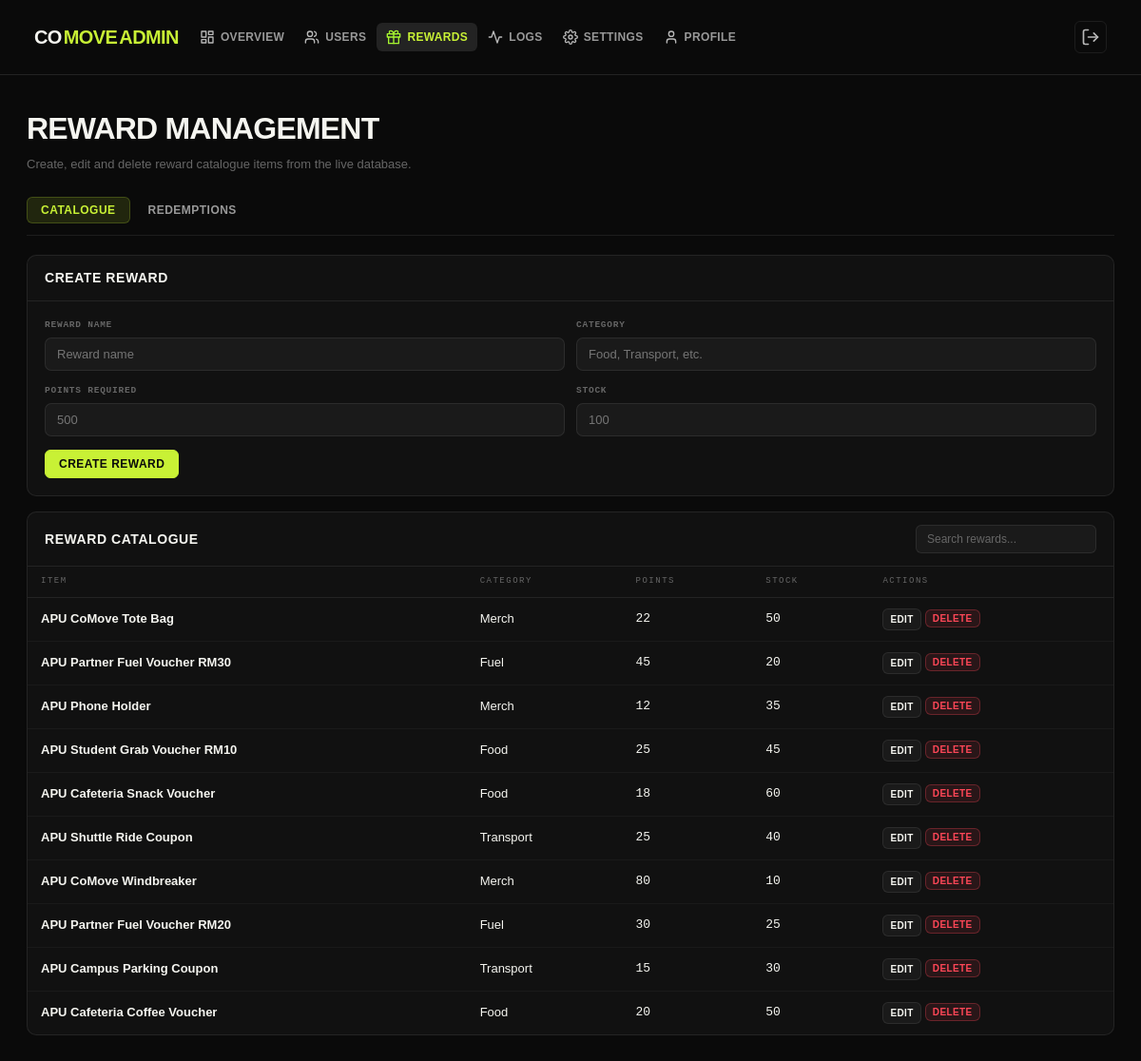
/src/roles/admin/rewards.php (signed in), run on the app's committed database.
### tables this page shows
CREATE TABLE `reward` (
  `reward_id` int(11) NOT NULL,
  `reward_pic` mediumblob DEFAULT NULL,
  `reward_name` varchar(50) NOT NULL,
  `points_required` int(11) NOT NULL,
  `category` varchar(50) NOT NULL,
  `stock` int(11) NOT NULL DEFAULT 0
);

### src/roles/admin/includes/bootstrap.php (called while the page is built, shortened)
<?php
function adminEscape($value): string
{
    return htmlspecialchars((string) $value, ENT_QUOTES, 'UTF-8');
}
function adminFetchAll(mysqli $dbConn, string $sql, string $types = '', array $params = []): array
{
    $stmt = mysqli_prepare($dbConn, $sql);
    mysqli_stmt_execute($stmt);
    $result = mysqli_stmt_get_result($stmt);
    $rows = [];
    while ($row = mysqli_fetch_assoc($result)) {
        $rows[] = $row;
    }
    return $rows;
}

### src/roles/admin/rewards.php (the view, shortened to what this page needs)
<?php
require_once __DIR__ . '/includes/header.php';
$rewards = adminFetchAll($dbConn, 'SELECT reward_id, reward_name, points_required, category, stock FROM REWARD ORDER BY reward_id DESC');
?>
  <main class="dashboard-main">
    <h1 class="page-title">Reward Management</h1>
    <p class="page-subtitle">Create, edit and delete reward catalogue items from the live database.</p>
    <div class="sub-tabs">
      <button class="sub-tab active" id="rtab-catalogue" onclick="switchTab('rtab-','rewardsub-',['catalogue','redemptions'],'catalogue')">Catalogue</button>
      <button class="sub-tab" id="rtab-redemptions" onclick="switchTab('rtab-','rewardsub-',['catalogue','redemptions'],'redemptions')">Redemptions</button>
    </div>
    <div id="rewardsub-catalogue">
      <div class="card">
        <div class="card-header"><span class="card-title">Create Reward</span></div>
        <div class="card-body">
          <form method="post">
            <div class="form-row">
              <div class="form-group"><label class="form-label">Reward Name</label><input class="form-input" name="reward_name" placeholder="Reward name"></div>
              <div class="form-group"><label class="form-label">Category</label><input class="form-input" name="category" placeholder="Food, Transport, etc."></div>
            </div>
            <div class="form-row">
              <div class="form-group"><label class="form-label">Points Required</label><input class="form-input" type="number" name="points_required" min="1" placeholder="500"></div>
              <div class="form-group"><label class="form-label">Stock</label><input class="form-input" type="number" name="stock" min="0" placeholder="100"></div>
            </div>
            <button class="btn btn-lime" type="submit">Create Reward</button>
          </form>
        </div>
      </div>
      <div class="card">
        <div class="card-header">
          <span class="card-title">Reward Catalogue</span>
          <div class="card-actions"><input class="search-input" placeholder="Search rewards..." oninput="filterTable('rewardsTable',this.value)"></div>
        </div>
        <div class="table-wrap">
          <table id="rewardsTable">
            <thead><tr><th>Item</th><th>Category</th><th>Points</th><th>Stock</th><th>Actions</th></tr></thead>
            <tbody>
              <?php foreach ($rewards as $reward) { ?>
                <tr>
                  <td><strong><?php echo adminEscape($reward['reward_name']); ?></strong></td>
                  <td><?php echo adminEscape($reward['category']); ?></td>
                  <td style="font-family:'DM Mono',monospace"><?php echo adminEscape(number_format((int) $reward['points_required'])); ?></td>
                  <td style="font-family:'DM Mono',monospace"><?php echo adminEscape((int) $reward['stock']); ?></td>
                  <td>
                    <div class="action-btns">
                      <a class="btn btn-xs" href="rewards.php?edit_id=<?php echo adminEscape($reward['reward_id']); ?>#reward-editor">Edit</a>
                      <form method="post">
                        <button class="btn btn-xs btn-danger" type="submit">Delete</button>
                      </form>
                    </div>
                  </td>
                </tr>
              <?php } ?>
            </tbody>
          </table>
        </div>
      </div>
    </div>
  </main>
<?php require_once __DIR__ . '/includes/footer.php'; ?>

### src/public-assets/style.css (style rules this page uses)
*, *::before, *::after { margin: 0; padding: 0; box-sizing: border-box; }
:root { --forest: #0f2a1d; --lime: #c4f547; --lime-50:#abd53f; --black: #000000; --white: #ffffff; --gray-50: #f9fafb; --gray-100: #f3f4f6; --gray-200: #e5e7eb; --gray-300: #d1d5db; --gray-400: #9ca3af; --gray-500: #6b7280; --gray-600: #4b5563; --gray-700: #374151; --gray-800: #1f2937; --gray-900: #111827; --red-50: #fef2f2; --red-100: #fee2e2; --red-200: #fecaca; --red-500: #ef4444; --red-600: #dc2626; --red-700: #b91c1c; --green-50: #f0fdf4; --green-100: #dcfce7; --green-600: #16a34a; --green-700: #15803d; --yellow-100: #fef9c3; --yellow-400: #facc15; --yellow-600: #ca8a04; --yellow-700: #a16207; --yellow-800: #854d0e; --blue-100: #dbeafe; --blue-700: #1d4ed8; --purple-100: #f3e8ff; --purple-700: #7e22ce; --font-sans: "Inter", system-ui, -apple-system, sans-serif; --font-display: Impact, Haettenschweiler, "Arial Narrow Bold", sans-serif; }
html { scroll-behavior: smooth; }
body { font-family: var(--font-sans); color: var(--gray-900); background: var(--white); line-height: 1.5; -webkit-font-smoothing: antialiased; -moz-osx-font-smoothing: grayscale; }
a { color: inherit; text-decoration: none; }

### data on the page
reward: reward_name "APU CoMove Tote Bag", category "Merch", points_required "22", stock "50"
reward: reward_name "APU Partner Fuel Voucher RM30", category "Fuel", points_required "45", stock "20"
reward: reward_name "APU Phone Holder", category "Merch", points_required "12", stock "35"
reward: reward_name "APU Student Grab Voucher RM10", category "Food", points_required "25", stock "45"
reward: reward_name "APU Cafeteria Snack Voucher", category "Food", points_required "18", stock "60"
reward: reward_name "APU Shuttle Ride Coupon", category "Transport", points_required "25", stock "40"
reward: reward_name "APU CoMove Windbreaker", category "Merch", points_required "80", stock "10"
reward: reward_name "APU Partner Fuel Voucher RM20", category "Fuel", points_required "30", stock "25"
reward: reward_name "APU Campus Parking Coupon", category "Transport", points_required "15", stock "30"
reward: reward_name "APU Cafeteria Coffee Voucher", category "Food", points_required "20", stock "50"
